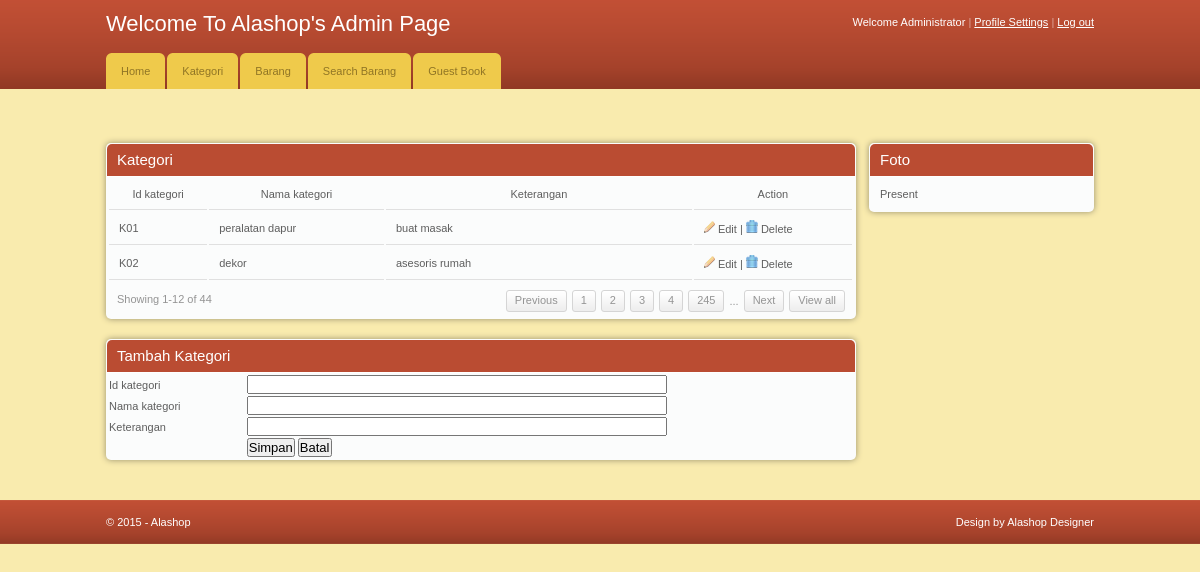
Screenshot of /kategori.php (signed in) with the database file from the repository.
### tables this page shows
CREATE TABLE `kategori` (
  `idkategori` varchar(50) NOT NULL,
  `namakategori` varchar(50) NOT NULL,
  `keterangan` varchar(50) NOT NULL
);

### kategori.php (the view, shortened to what this page needs)
<!DOCTYPE html PUBLIC "-//W3C//DTD XHTML 1.0 Transitional//EN" "http://www.w3.org/TR/xhtml1/DTD/xhtml1-transitional.dtd">
<html xmlns="http://www.w3.org/1999/xhtml">
<head>
	<link rel="stylesheet" href="css/style.css" type="text/css" media="all" />
</head>
<body>
<div id="header">
	<div class="shell">
		<div id="top">
			<h1><a href="#">Welcome To Alashop's Admin Page</a></h1>
			<div id="top-navigation">
				Welcome Administrator</a><span> |</span>
				<a href="#">Profile Settings</a>
				<span>|</span>
				<a href="logout.php">Log out</a>			</div>
		</div>
		<div id="navigation">
			<ul>
			    <li><a href="home.php"><span>Home</span></a></li>
			    <li><a href="kategori.php"><span>Kategori</span></a></li>
			    <li><a href="barang.php"><span>Barang</span></a></li>
				<li><a href="searchbarang.php"><span>Search Barang</span></a></li>
			    <li><a href="guestbook.php"><span>Guest Book</span></a></li>
			</ul>
		</div>
	</div>
</div>
<div id="container">
	<div class="shell">
		<div class="small-nav"></div>
        <br />
		<div id="main">
			<div id="content">
				<div class="box">
					<div class="box-head">
						<h2 class="left">Kategori</h2>
					</div>
					<div class="table">
					  <form id="form1" name="form1" method="post" action="">
					    <table width="747" border="0">
                          <tr>
                            <td width="84"><div align="center">Id kategori </div></td>
                            <td width="171"><div align="center">Nama kategori </div></td>
                            <td width="320"><div align="center">Keterangan</div></td>
                            <td width="154"><div align="center">Action</div></td>
                          </tr>
						  <?php
		$baca = mysql_query("SELECT * FROM kategori");
		while($tampil = mysql_fetch_array($baca)){
		?>
                          <tr>
                            <td><?php echo $tampil['idkategori'];?></td>
                            <td><?php echo $tampil['namakategori'];?></td>
                            <td><?php echo $tampil['keterangan'];?></td>
                            <td><a href="editkategori.php?idkategori=<?php echo $tampil['idkategori'];?>"><img src="images/edit.gif" width="11" height="12" border="0"/></a> Edit | <a href="proseshapuskategori.php?idkategori=<?php echo $tampil['idkategori'];?>"><img src="images/delete.gif" width="12" height="13" border="0" /></a> Delete </td>
                          </tr>
						  <?php } ?>
                        </table>
					  </form>
<div class="pagging">
							<div class="left">Showing 1-12 of 44</div>
							<div class="right">
								<a href="#">Previous</a>
								<a href="#">1</a>
								<a href="#">2</a>
								<a href="#">3</a>
								<a href="#">4</a>
								<a href="#">245</a>
								<span>...</span>
								<a href="#">Next</a>
								<a href="#">View all</a>
							</div>
					  </div>
				  </div>
				</div>
				<div class="box">
					<div class="box-head">
						<h2>Tambah Kategori </h2>
					</div>
					<form action="prosessimpankategori.php" method="post">
					  <table width="750" border="0">
                        <tr>
                          <td width="135">Id kategori </td>
                          <td width="605"><label>
                            <input name="idkategori" type="text" id="idkategori" size="50" />
                          </label></td>
                        </tr>
                        <tr>
                          <td>Nama kategori </td>
                          <td><label>
                            <input name="namakategori" type="text" id="namakategori" size="50" />
                          </label></td>
                        </tr>
                        <tr>
                          <td>Keterangan</td>
                          <td><label>
                            <input name="keterangan" type="text" id="keterangan" size="50" />
                          </label></td>
                        </tr>
                        <tr>
                          <td>&nbsp;</td>
                          <td><label>
                            <input type="submit" name="Submit" value="Simpan" />
                            <input type="submit" name="Submit2" value="Batal" />
                          </label></td>
                        </tr>
                      </table>
					</form>
				</div>
			</div>
			<div id="sidebar">
				<div class="box">
					<div class="box-head">
						<h2>Foto</h2>
					</div>
				  <div class="box-content">Present</div>
				</div>
			</div>
		</div>
	</div>
</div>
<div id="footer">
	<div class="shell">
		<span class="left">&copy; 2015 - Alashop </span>
		<span class="right">
			Design by Alashop Designer
		</span>
	</div>
</div>
</body>
</html>

### css/style.css (style rules this page uses)
* { padding:0; margin:0; outline:0; }
body { background:#f9ebae; font-family: Verdana, sans-serif; font-size:11px; line-height:14px; color:#5e5e5e; }
input, textarea, select { font-family: Verdana, sans-serif; font-size:13px; }
a img { border:0; }
a { color:#ba4c32; text-decoration: underline; cursor:pointer; }
.left, .alignleft { float:left; display:inline; }
.right, .alignright { float:right; display:inline; }
h1 { font-size:22px; line-height:24px; color:#fff; font-weight: normal; }
h1 a { color:#fff; text-decoration: none; }
h2 { font-size:15px; font-weight: normal; }
.shell { width:988px; margin:0 auto; }
#header { height:89px; background:url(images/header.gif); white-space:nowrap; }
#header h1 { float:left; display:inline; padding-top:12px; }
#top-navigation { float:right; white-space:nowrap; color:#fff; padding-top:15px; }
#top-navigation a { color:#fff; }
#top-navigation span { color:#dca598; }
#top { height:53px; }
#navigation { height:36px; }
#navigation ul { list-style-type: none; }
#navigation ul li { float:left; display:inline; margin-right:2px; }
#navigation ul li a, #navigation ul li a span { float:left; height:36px; background:url(images/tab.gif) no-repeat 0 0; padding:0 0 0 15px; }
#navigation ul li a span { background-position:right 0; padding:0 15px 0 0; }
#navigation ul li a { line-height:36px; color:#907525; text-decoration: none; }
#container { padding:20px 0; }
.small-nav { color:#978b48; padding-bottom:20px; }
#content { float:left; width:750px; }
#sidebar { float:right; width:225px; }
.table td { background:#fbfcfc; border-bottom:solid 1px #e0e0e0; padding:8px 10px; }
.box { background:#fbfcfc; height:100%; padding:1px; margin-bottom:20px; }
.box-head { background:#ba4c32; height:32px; color:#fff; padding: 0 10px; line-height:32px; white-space:nowrap; border-bottom:solid 1px #fff; }
.pagging { height:20px; padding:8px 10px; line-height:19px; color:#949494; }
.pagging a { background:url(images/pagging.gif) repeat-x 0 0; height:20px; float:left; padding:0 8px; border:solid 1px #d5d5d5; text-decoration: none; color:#949494; margin-left:5px; }
.pagging span { float:left; margin-left:5px; padding-top:2px; }
.box-content { padding:10px; }
#footer { height:44px; background:url(images/footer.gif); line-height:44px; color:#fff; }
.box { -moz-border-radius:5px; -webkit-border-radius:5px; -moz-box-shadow: 0 0 6px #978f6c; -webkit-box-shadow: 0 0 6px #978f6c; }
.box-head { -moz-border-radius-topleft:5px; -moz-border-radius-topright:5px; -webkit-border-top-left-radius:5px; -webkit-border-top-right-radius:5px; }
.small-field, .button, .pagging a { -moz-border-radius:3px; -webkit-border-radius:3px; }

### rows the page displays
kategori: idkategori "K01", namakategori "peralatan dapur", keterangan "buat masak"
kategori: idkategori "K02", namakategori "dekor", keterangan "asesoris rumah"
